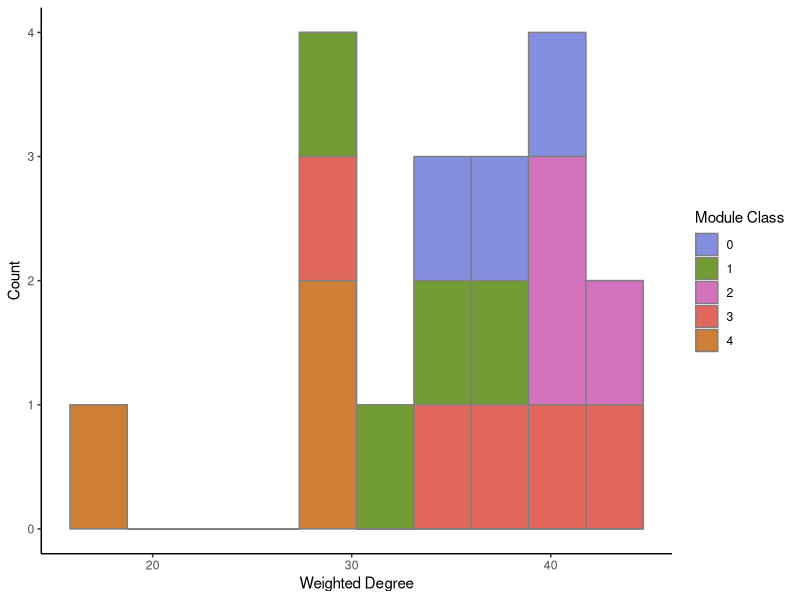

The R script that drew this image:
# ------------------------------------------------------------------------------
# Category edge list
# April 19, 2021
# TS O'Leary
# ------------------------------------------------------------------------------


# Load packages
require(tidyverse)

# Load data
df <- read_csv(here::here("text_data/edgelist.csv"))

# Create inverse of weight
df <- df %>%
  filter(Weight > 0) %>%
  mutate(Weight = 1/Weight)


# Write new .csv
write_tsv(df, here::here("text_data/edgelist_inverse.csv"))


# Import weighted degree and modularity data from gephi -----
dat <- read_csv(here::here("text_data/net_wt_degree.csv"))

dat %>%
  ggplot() +
  geom_histogram(aes(x = `Weighted Degree`, 
                     fill = as.factor(modularity_class)),
                     color = "grey50", 
                 bins = 10) +
  scale_fill_manual(name = "Module Class",
                    values = c("#848EDF",
                               "#729A35",
                               "#D373BE",
                               "#E1665C",
                               "#CE7E36")) +
  ylab("Count") +
  theme_classic()


x <- dat %>%
  select(Id, `Weighted Degree`, modularity_class) %>%
  arrange(desc(`Weighted Degree`))
